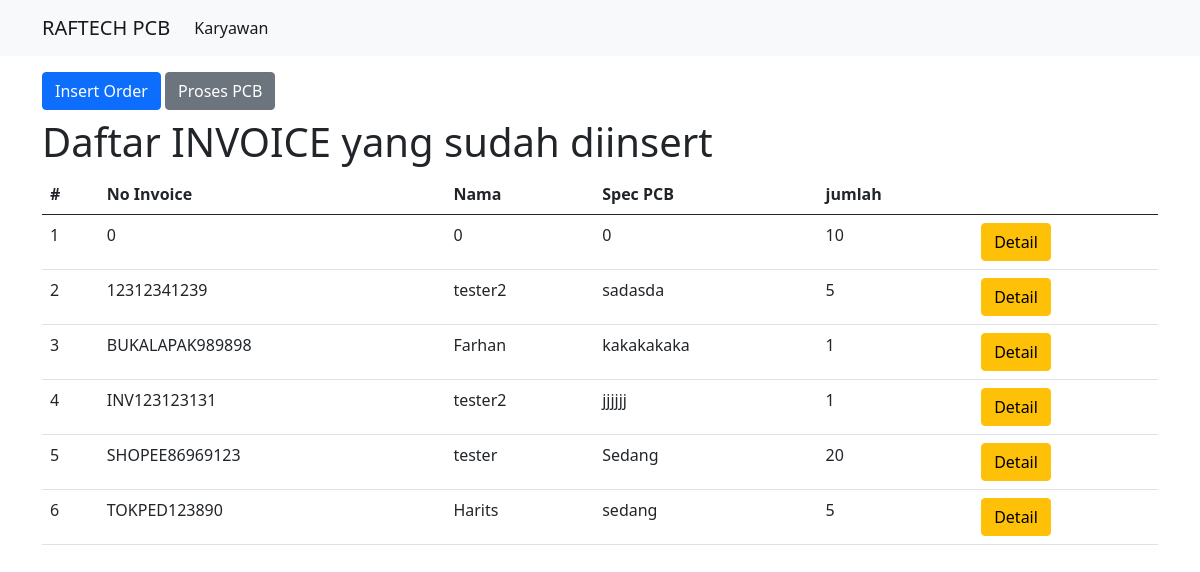
Page /karyawan.php on the committed database.
### tables this page shows
CREATE TABLE `order_masuk` (
  `no_invoice` varchar(50) NOT NULL,
  `nama_customer` varchar(50) DEFAULT NULL,
  `spec_pcb` varchar(50) DEFAULT NULL,
  `jumlah` int(11) DEFAULT NULL,
  `id_karyawan` int(11) DEFAULT NULL,
  `date` timestamp NOT NULL DEFAULT current_timestamp()
);

### karyawan.php (the view, shortened to what this page needs)
<?php include_once('_templateKaryawan.php');
include 'koneksi.php';
?>
<nav class="navbar navbar-expand-lg navbar-light bg-light">
    <div class="container">
        <a class="navbar-brand" href="karyawan.php">RAFTECH PCB</a>
        <div class="collapse navbar-collapse" id="navbarNavAltMarkup">
            <div class="navbar-nav">
                <a class="nav-link active" href="">Karyawan</a>
            </div>
        </div>
    </div>
</nav>
<div class="container">
    <div class="row">
        <div class="col">
            <a href="insert_order.php" class="btn btn-primary mt-3">Insert Order</a>
            <a href="proses_PCB.php" class="btn btn-secondary mt-3">Proses PCB</a>
            <h1 class="mt-2">Daftar INVOICE yang sudah diinsert</h1>
            <table class="table">
                <thead>
                    <tr>
                        <th>#</th>
                        <th>No Invoice</th>
                        <th>Nama</th>
                        <th>Spec PCB</th>
                        <th>jumlah</th>
                        <th></th>
                    </tr>
                </thead>
                <tbody>
                    <?php
                    $nomor = 1;
                    $ambil = mysqli_query($koneksi, "SELECT * FROM order_masuk");
                    while ($data = $ambil->fetch_assoc()) { ?>
                        <tr>
                            <td><?php echo $nomor; ?></td>
                            <td><?php echo $data['no_invoice']; ?></td>
                            <td><?php echo $data['nama_customer']; ?></td>
                            <td><?php echo $data['spec_pcb']; ?></td>
                            <td><?php echo $data['jumlah'] ?></td>
                            <td><a href="" class="btn btn-warning">Detail</a></td>
                        </tr>
                        <?php $nomor++; ?>
                    <?php } ?>
                </tbody>
            </table>
        </div>
    </div>
</div>

### _templateKaryawan.php (shortened to what this page needs)
<!DOCTYPE html>
<html lang="en">
<head>
    <link href="https://cdn.jsdelivr.net/npm/bootstrap@5.0.0-beta3/dist/css/bootstrap.min.css" rel="stylesheet">
</head>
<body>
</body>
</html>

### rows in the picture
order_masuk: no_invoice "0", nama_customer "0", spec_pcb "0", jumlah "10"
order_masuk: no_invoice "12312341239", nama_customer "tester2", spec_pcb "sadasda", jumlah "5"
order_masuk: no_invoice "BUKALAPAK989898", nama_customer "Farhan", spec_pcb "kakakakaka", jumlah "1"
order_masuk: no_invoice "INV123123131", nama_customer "tester2", spec_pcb "jjjjjj", jumlah "1"
order_masuk: no_invoice "SHOPEE86969123", nama_customer "tester", spec_pcb "Sedang", jumlah "20"
order_masuk: no_invoice "TOKPED123890", nama_customer "Harits", spec_pcb "sedang", jumlah "5"
